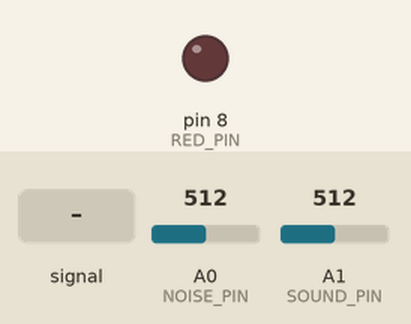
A sketch run on a simulated Arduino Uno, built with avr-gcc and run on an emulated ATmega328P. Parts: output pins drawn as LEDs (lit = HIGH). Dashed ring = blinking. The inputs (shaded band) are chosen by the test bench; at power-on: A1 (SOUND_PIN) = 512, A0 (NOISE_PIN) = 512.

Above: at 1.8 s.
1.9 s: A1 (SOUND_PIN) fed a 200 Hz sine of ±460 counts around its level
At 2.4 s:
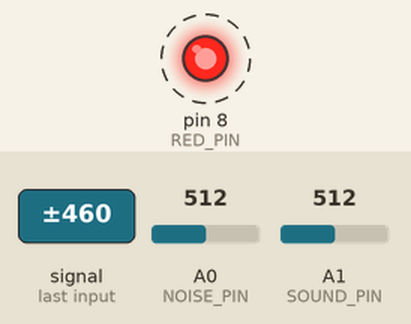
6.0 s: A1 (SOUND_PIN) set to 11
7.5 s: A1 (SOUND_PIN) set to 8
At 8.0 s:
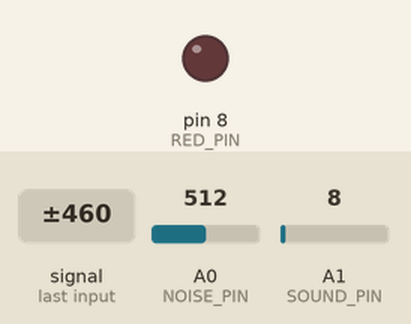
9.0 s: A1 (SOUND_PIN) set to 122
At 9.8 s:
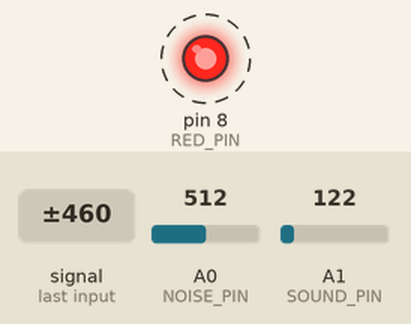
13.1 s: A1 (SOUND_PIN) set to 0
At 14.7 s:
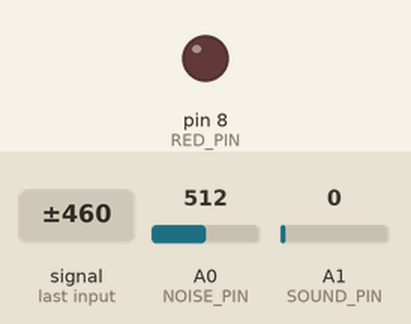
Timing chart, 0 to 16.2 s (numbered marks = the images above; inputs shaded):
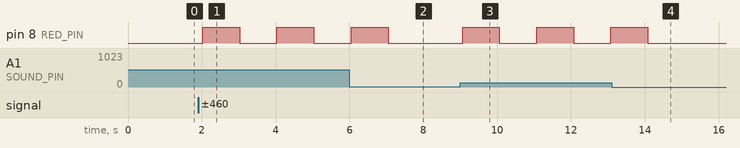

Measured:
- the behaviour switches between 10 and 9 on A1 (SOUND_PIN) (found by bisection; images 1 and 2)
- after the input at 1.9 s, pin 8 (RED_PIN): alternates HIGH for 1.0 s and LOW for 1.0 s, starting after 0.13 s
- after the input at 7.5 s, pin 8 (RED_PIN): stays LOW (without the input it goes to HIGH after 0.55 s)
- after the input at 9.0 s, pin 8 (RED_PIN): alternates HIGH for 1.0 s and LOW for 1.0 s, starting after 0.06 s
- after the input at 13.1 s, pin 8 (RED_PIN): goes on until 14.1 s, then stays LOW

The sketch:

NCS_v3.ino
```cpp
#include <SoftwareSerial.h>

#define RED_PIN 8
#define SOUND_PIN A1
#define NOISE_PIN A0
#define LVONE   20// 수정
#define LVTWO   40//
#define LVTHREE 60//
#define LVFOUR  80//
#define LVFIVE  100//
#define DB      60//데시벨 기준

SoftwareSerial bt(0, 1);

void setup() {
  Serial.begin(9600);
  bt.begin(9600);
  pinMode(RED_PIN, OUTPUT);
}

void loop() {
  bt.write("P101");
  levelingNoisewave();
  decibel();
  delay(1000);

}

void decibel(){
  int sound, db, volt;
  double cal;
  sound = analogRead(SOUND_PIN);
  volt = sound * 100;
  cal = log10 (volt);
  db = 2*(cal * 10);
  bt.write(db);

  if(db>=DB) {
    digitalWrite(RED_PIN, HIGH);
    delay(1000);
    digitalWrite(RED_PIN, LOW);
  }
}

void levelingNoisewave(){//블루투스로 진동값 레벨 전달
  int noisewave;
  noisewave = analogRead(NOISE_PIN); // 진동값 측정
  if(noisewave >= LVONE) bt.write("LV1");
  else if(noisewave >= LVTWO) bt.write("LV2");
  else if(noisewave >= LVTHREE) bt.write("LV3");
  else if(noisewave >= LVFOUR) bt.write("LV4");
  else if(noisewave >= LVFIVE) bt.write("LV5");
}
```
